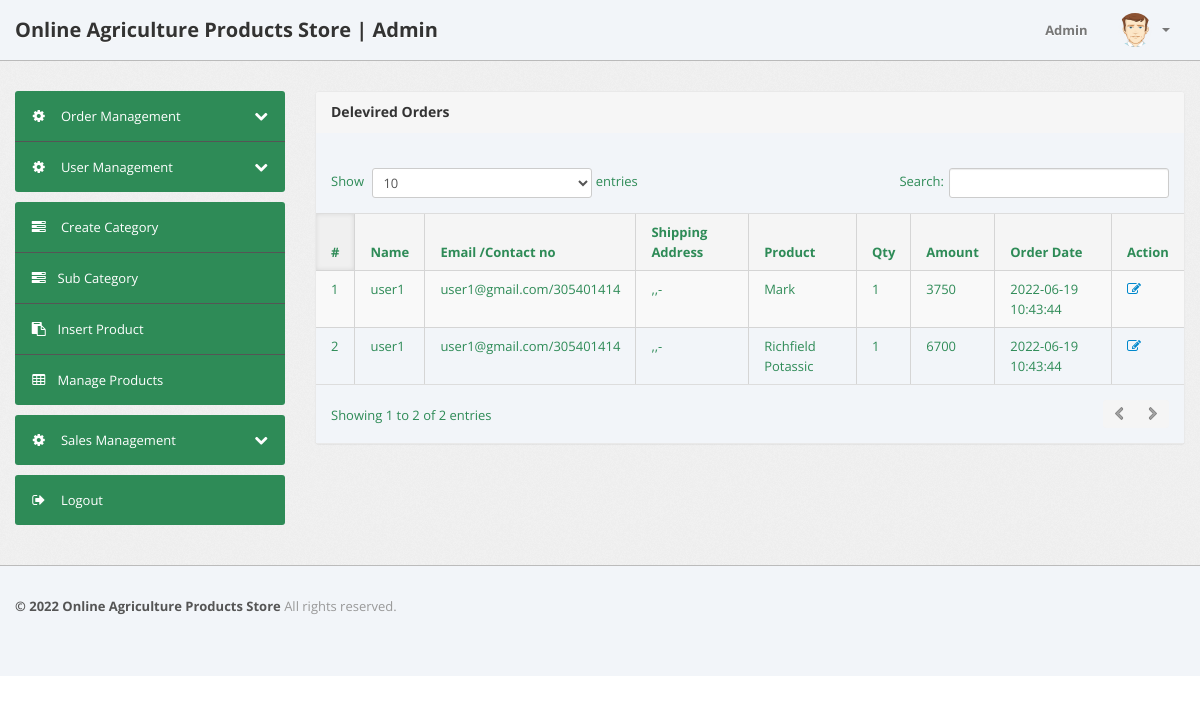
The app's page /admin/delivered-orders.php (signed in) with its own data.
### tables this page shows
CREATE TABLE `orders` (
  `id` int(11) NOT NULL,
  `userId` int(11) DEFAULT NULL,
  `productId` varchar(255) DEFAULT NULL,
  `quantity` int(11) DEFAULT NULL,
  `orderDate` timestamp NOT NULL DEFAULT current_timestamp(),
  `paymentMethod` varchar(50) DEFAULT NULL,
  `amount` int(50) NOT NULL,
  `orderStatus` varchar(55) DEFAULT NULL
);

CREATE TABLE `users` (
  `id` int(11) NOT NULL,
  `name` varchar(255) DEFAULT NULL,
  `email` varchar(255) DEFAULT NULL,
  `contactno` bigint(11) DEFAULT NULL,
  `password` varchar(255) DEFAULT NULL,
  `shippingAddress` longtext DEFAULT NULL,
  `shippingState` varchar(255) DEFAULT NULL,
  `shippingCity` varchar(255) DEFAULT NULL,
  `shippingPincode` int(11) DEFAULT NULL,
  `billingAddress` longtext DEFAULT NULL,
  `billingState` varchar(255) DEFAULT NULL,
  `billingCity` varchar(255) DEFAULT NULL,
  `billingPincode` int(11) DEFAULT NULL,
  `regDate` timestamp NOT NULL DEFAULT current_timestamp(),
  `updationDate` varchar(255) DEFAULT NULL,
  `status` varchar(50) NOT NULL DEFAULT 'Pending'
);

CREATE TABLE `products` (
  `id` int(11) NOT NULL,
  `category` int(11) NOT NULL,
  `subCategory` int(11) DEFAULT NULL,
  `productName` varchar(255) DEFAULT NULL,
  `productCompany` varchar(255) DEFAULT NULL,
  `productPrice` int(11) DEFAULT NULL,
  `productPriceBeforeDiscount` int(11) DEFAULT NULL,
  `productDescription` longtext DEFAULT NULL,
  `productImage1` varchar(255) DEFAULT NULL,
  `productImage2` varchar(255) DEFAULT NULL,
  `productImage3` varchar(255) DEFAULT NULL,
  `shippingCharge` int(11) DEFAULT NULL,
  `productAvailability` varchar(255) DEFAULT NULL,
  `postingDate` timestamp NULL DEFAULT current_timestamp(),
  `updationDate` varchar(255) DEFAULT NULL
);

### admin/delivered-orders.php (the view, shortened to what this page needs)
<?php
include('include/config.php');
if(strlen($_SESSION['alogin'])==0)
	{
header('location:index.php');
}
else{
?>
<!DOCTYPE html>
<html lang="en">
<head>
	<link type="text/css" href="bootstrap/css/bootstrap.min.css" rel="stylesheet">
	<link type="text/css" href="bootstrap/css/bootstrap-responsive.min.css" rel="stylesheet">
	<link type="text/css" href="css/theme.css" rel="stylesheet">
	<link type="text/css" href="images/icons/css/font-awesome.css" rel="stylesheet">
</head>
<body>
<?php include('include/header.php');?>
	<div class="wrapper">
		<div class="container">
			<div class="row">
<?php include('include/sidebar.php');?>
			<div class="span9">
					<div class="content">
	<div class="module">
							<div class="module-head">
								<h3>Delevired Orders</h3>
							</div>
							<div class="module-body table">
									<br />
								<table cellpadding="0" cellspacing="0" border="0" class="datatable-1 table table-bordered table-striped	 display table-responsive" >
									<thead>
										<tr>
											<th>#</th>
											<th> Name</th>
											<th width="50">Email /Contact no</th>
											<th>Shipping Address</th>
											<th>Product </th>
											<th>Qty </th>
											<th>Amount </th>
											<th>Order Date</th>
											<th>Action</th>
										</tr>
									</thead>
<tbody>
<?php
$st='Delivered';
$query=mysqli_query($con,"select users.name as username,users.email as useremail,users.contactno as usercontact,users.shippingAddress as shippingaddress,users.shippingCity as shippingcity,users.shippingState as shippingstate,users.shippingPincode as shippingpincode,products.productName as productname,products.shippingCharge as shippingcharge,orders.quantity as quantity,orders.orderDate as orderdate,products.productPrice as productprice,orders.id as id  from orders join users on  orders.userId=users.id join products on products.id=orders.productId where orders.orderStatus='$st'");
$cnt=1;
while($row=mysqli_fetch_array($query))
{
?>
										<tr>
											<td><?php echo htmlentities($cnt);?></td>
											<td><?php echo htmlentities($row['username']);?></td>
											<td><?php echo htmlentities($row['useremail']);?>/<?php echo htmlentities($row['usercontact']);?></td>
											<td><?php echo htmlentities($row['shippingaddress'].",".$row['shippingcity'].",".$row['shippingstate']."-".$row['shippingpincode']);?></td>
											<td><?php echo htmlentities($row['productname']);?></td>
											<td><?php echo htmlentities($row['quantity']);?></td>
											<td><?php echo htmlentities($row['quantity']*$row['productprice']+$row['shippingcharge']);?></td>
											<td><?php echo htmlentities($row['orderdate']);?></td>
											<td>    <a href="updateorder.php?oid=<?php echo htmlentities($row['id']);?>" title="Update order" target="_blank"><i class="icon-edit"></i></a>
											</td>
											</tr>
										<?php $cnt=$cnt+1; } ?>
										</tbody>
								</table>
							</div>
						</div>
					</div>
				</div>
			</div>
		</div>
	</div>
<?php include('include/footer.php');?>
</body>
<?php } ?>

### records on screen
orders: userId.name "user1", userId.email "user1@gmail.com", userId.contactno "305401414", userId.shippingPincode ",,-", productId.productName "Mark", quantity "1", $row['quantity']*$row['productprice']+$row['shippingcharge'] "3750", orderDate "2022-06-19 10:43:44"
orders: userId.name "user1", userId.email "user1@gmail.com", userId.contactno "305401414", userId.shippingPincode ",,-", productId.productName "Richfield Potassic", quantity "1", $row['quantity']*$row['productprice']+$row['shippingcharge'] "6700", orderDate "2022-06-19 10:43:44"
